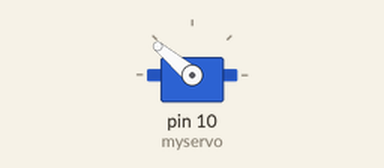
The sketch below on a simulated Arduino Uno, built with avr-gcc and run on an emulated ATmega328P. Parts: servo.

Above: at 0.05 s.
At 11.95 s:
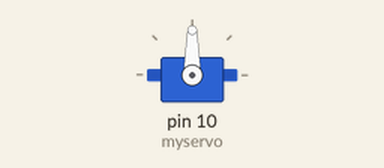
Timing chart, 0 to 15.6 s (numbered marks = the images above):
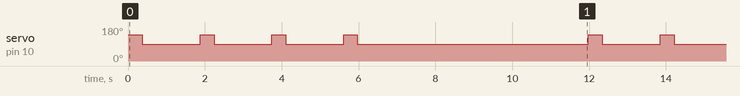

The sketch:

programme_servo_360.ino
```cpp
#include <Servo.h>

Servo myservo;  // create servo object to control a servo

int val;    // variable to read the value from the analog pin

void setup() {
  Serial.begin(9600);
  myservo.attach(10);  // attaches the servo on pin 9 to the servo object

}

void loop()
{
  myservo.write(140);
  delay(375);

  myservo.write(90);
  delay(1500);

  myservo.write(140);
  delay(370);

  myservo.write(90);
  delay(1500);

  myservo.write(140);
  delay(365);

  myservo.write(90);
  delay(1500);

  myservo.write(140);
  delay(360);

  myservo.write(90);
  delay(6000);


//  myservo.write(11);
//  delay(400);
//
//  myservo.write(90);
//  delay(1500);
}
```

Measured:
- by itself, servo on pin 10 (myservo): repeats every 12.0 s: 2 × (140° 0.37 s, 90° 1.5 s), 140° 0.36 s, 90° 6.0 s, 140° 0.38 s, 90° 1.5 s
